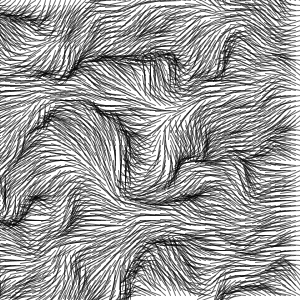
Frame 1 (no input)
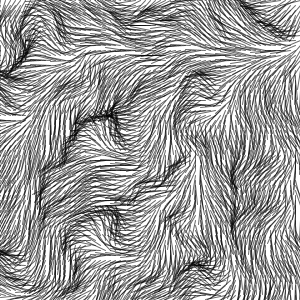
Frame 60 (the mouse pressed at the canvas centre just before this capture)
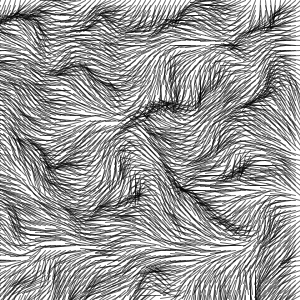
Frame 120 (the mouse held since frame 60 and released just before this capture)

The Processing sketch that drew these frames (run headless with seeded random() and noise(); from frame 60 on, the mouse is pressed at the canvas centre):

// Processing sketch: noise_plane_2d
// ── noise_plane_2d.pde
float xStart, xNoise, yStart, yNoise;
float xStartNoise, yStartNoise;

void setup() {
  size(300, 300);
  smooth();
  background(255);
  frameRate(24);
  
  xStartNoise = random(20);
  yStartNoise = random(20);
  
  xStart = random(10);
  yStart = random(10);
}

void draw() {
  background(255);
  
  xStartNoise += 0.01;
  yStartNoise += 0.01;
  
  xStart += (noise(xStartNoise) * 0.5) - 0.25;
  yStart += (noise(yStartNoise) * 0.5) - 0.25;
  
  xNoise = xStart;
  yNoise = yStart;
  
  for (int y = 0; y < height; y += 5) {
    yNoise += 0.1;
    
    xNoise = xStart;
    for (int x = 0; x <= width; x+= 5) {
      xNoise += 0.1;
      
      drawPoint(x, y, noise(xNoise, yNoise));
    }
  }
}

void drawPoint(float x, float y, float noiseFactor) {
  pushMatrix();
  translate(x, y);
  rotate(noiseFactor * radians(360));
  stroke(0, 150);
  line(0, 0, 20, 0);
  popMatrix();
}
